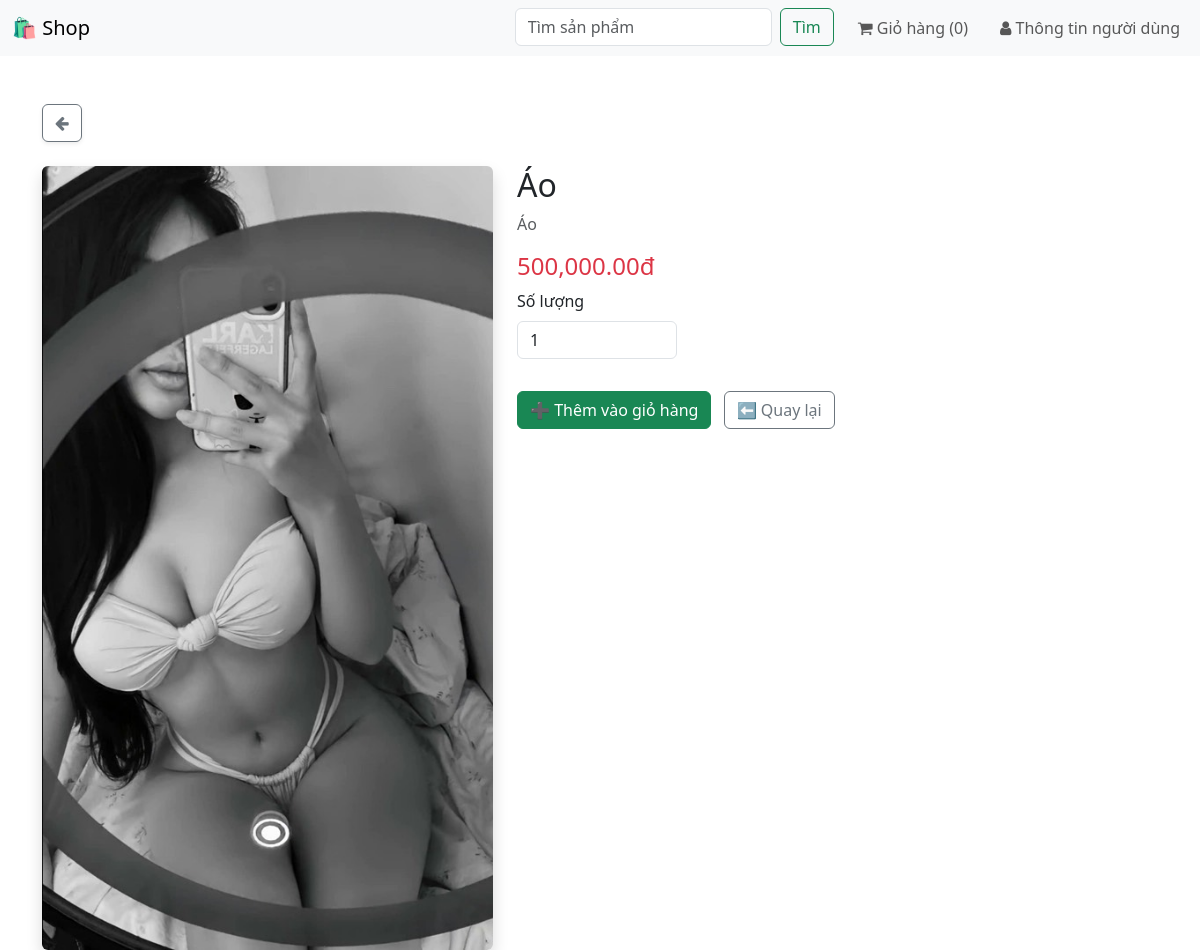
The page /product/1 (signed in) on the database its author committed.
### fashion/models.py (models this page shows, shortened)
class Product(models.Model):
    name = models.CharField(max_length=200)
    price = models.DecimalField(max_digits=10, decimal_places=2)
    description = models.TextField()
    image = models.ImageField(upload_to='products/')
    category = models.ForeignKey(Category, on_delete=models.CASCADE, null=True, blank=True)

### fashion/views.py (the view)
# urls.py: path('product/<int:product_id>', views.product_detail, name='product_detail'),
@login_required
def product_detail(request, product_id):
    product = get_object_or_404(Product, pk=product_id)
    return render(request, 'store/product_detail.html', {'product': product, 'cart_item_count': cart_item_count(request)})

### fashion/views.py (called while the page is built)
@login_required
def cart_item_count(request):
    if not request.session.session_key:
        request.session.save()
    session_key = request.session.session_key
    cart_items = CartItem.objects.filter(session_key=session_key)
    return cart_items.count()

### fashion/templates/store/product_detail.html (shortened to what this page needs)
{% extends 'store/base_shop.html' %}
{% load static %}
{% load humanize %}
{% block content %}
<div class="d-flex mt-2 mb-4">
  <a href="{% url 'home' %}" class="btn btn-outline-secondary me-2 shadow-sm">
    <i class="fa fa-arrow-left"></i>
  </a>
</div>
<div class="row ">
  <div class="col-md-5">
    <img
      src="{{ product.image.url }}"
      class="img-fluid rounded shadow"
      alt="{{ product.name }}"
    />
  </div>
  <div class="col-md-7">
    <h2>{{ product.name }}</h2>
    <p class="text-muted">{{ product.description }}</p>
    <h4 class="text-danger">{{ product.price|intcomma }}đ</h4>
    <form method="POST" action="{% url 'add_to_cart' product.id %}">
  <div class="mb-3">
    <label for="quantity" class="form-label">Số lượng</label>
    <input type="number" class="form-control w-25" name="quantity" id="quantity" value="1" min="1" />
  </div>
  <button type="submit" class="btn btn-success mt-3">➕ Thêm vào giỏ hàng</button>
  <a href="{% url 'home' %}" class="btn btn-outline-secondary mt-3 ms-2">⬅️ Quay lại</a>
</form>
  </div>
</div>
{% endblock %}

### rows shown on the page
Product: image (picture), name "Áo", description "Áo", price "500,000.00"

### other values the page prints
{{ cart_item_count }} "0"
